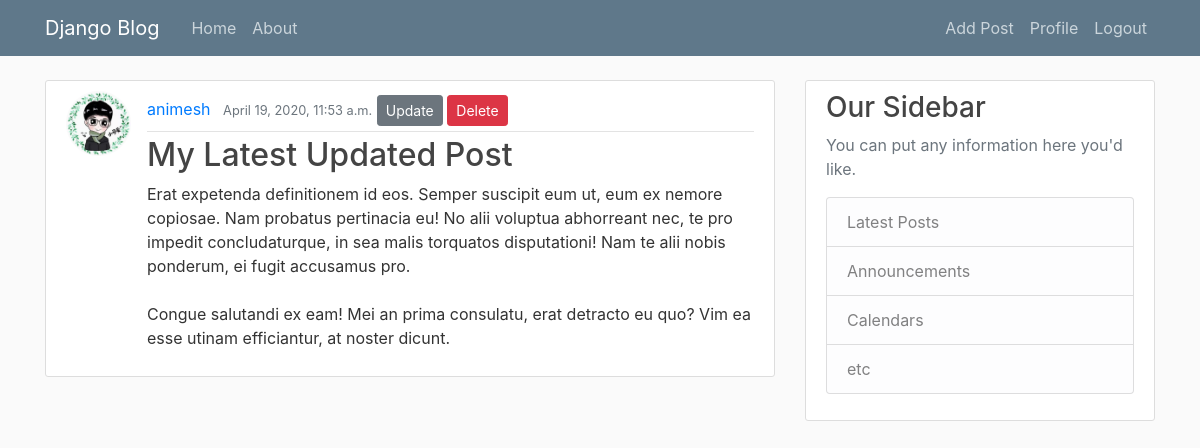
/post/50/ (signed in), run on the app's committed database.
### blog/models.py (models this page shows, shortened)
class Post(models.Model):
    title = models.CharField(max_length=100)
    content = models.TextField()
    date_posted = models.DateTimeField(default=timezone.now)
    author = models.ForeignKey(User, on_delete=models.CASCADE)

### users/models.py (models this page shows, shortened)
class profile(models.Model):
    user = models.OneToOneField(User, on_delete=models.CASCADE)
    image = models.ImageField(upload_to='profile_pics', default='default.jpg')

### blog/views.py (the view)
# urls.py: path('post/<int:pk>/',PostDetailView.as_view(),name='post-detail'),
class PostDetailView(LoginRequiredMixin, DetailView):
    model=Post

### blog/templates/blog/post_detail.html
{% extends "blog/base.html" %}
{% block content %}
<article class="media content-section">
    <img class="rounded-circle article-img" src="{{ object.author.profile.image.url}}">
    <div class="media-body">
        <div class="article-metadata">
            <a class="mr-2" href="{% url 'user-posts' object.author.username %}">{{ object.author }}</a>
            <small class="text-muted">{{ object.date_posted }}</small>
            {% if object.author == user %}
                <a href="{% url 'post-update' object.id %}" class="btn btn-secondary btn-sm mt-1 mb-1 ">Update</a>
                <a href="{% url 'post-delete' object.id %}" class="btn btn-danger btn-sm mt-1 mb-1 ">Delete</a>
            {% endif %}
        </div>
        <h2 class="article-title">{{ object.title }}</h2>
        <p class="article-content">{{ object.content }}</p>
    </div>
</article>
{%endblock content %}

### blog/static/blog/main.css (style rules this page uses)
body { background: #fafafa; color: #333333; margin-top: 5rem; }
h1, h2, h3, h4, h5, h6 { color: #444444; }
.content-section { background: #ffffff; padding: 10px 20px; border: 1px solid #dddddd; border-radius: 3px; margin-bottom: 20px; }
.article-title { color: #444444; }
.article-content { white-space: pre-line; }
.article-img { height: 65px; width: 65px; margin-right: 16px; }
.article-metadata { padding-bottom: 1px; margin-bottom: 4px; border-bottom: 1px solid #e3e3e3 }

### data on the page
Post: author.profile.image (picture), author "animesh", date_posted "April 19, 2020, 11:53 a.m.", title "My Latest Updated Post", content "Erat expetenda definitionem id eos. Semper suscipit eum ut, eum ex nemore copiosae. Nam probatus pertinacia eu! No alii voluptua abhorreant nec, te pro impedit concludaturque, in sea malis torquatos disputationi! Nam te alii nobis ponderum, ei fugit accusamus pro. Congue salutandi ex eam! Mei an prima consulatu, erat detracto eu quo? Vim ea esse utinam efficiantur, at noster dicunt."
